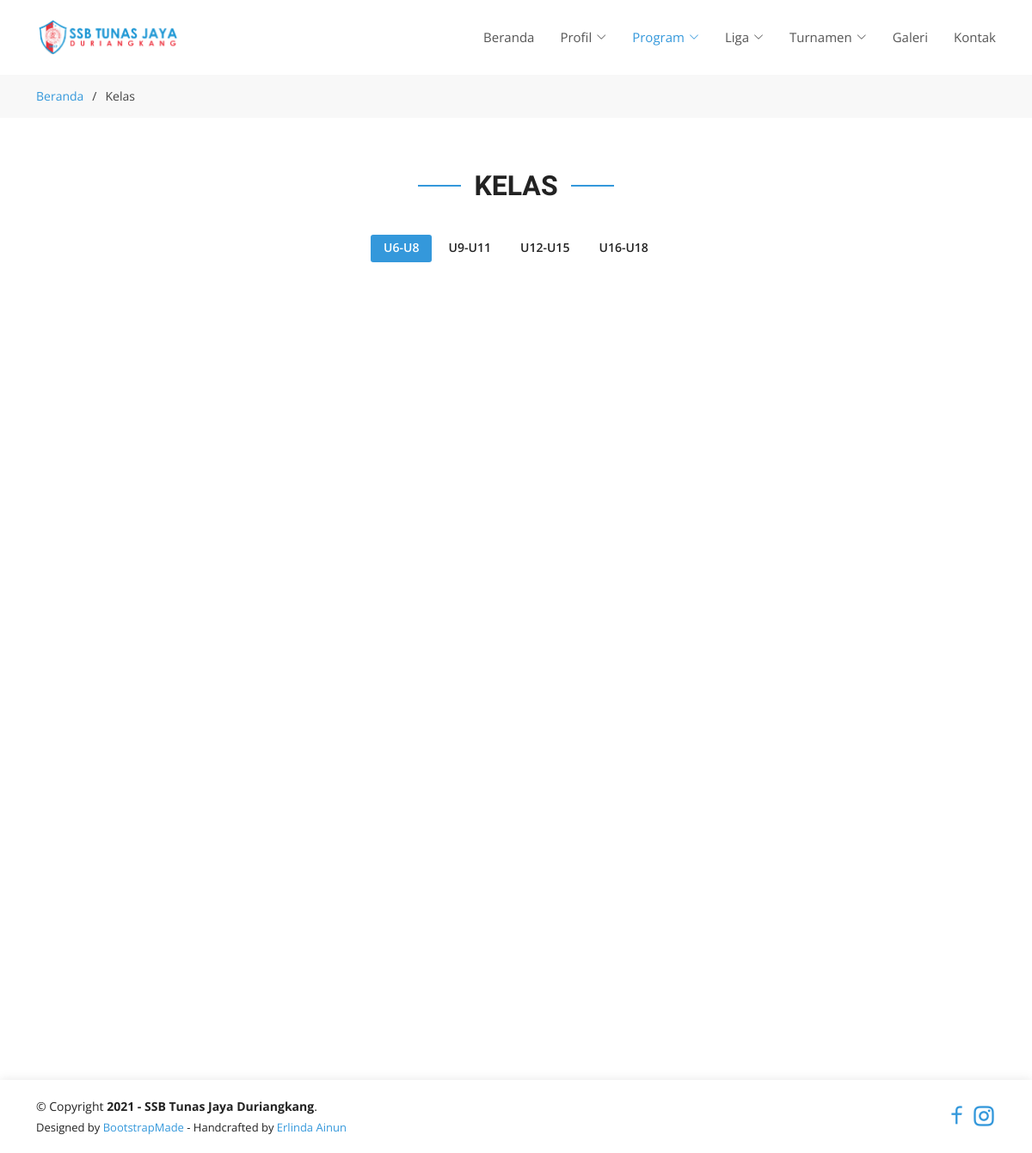
The page /class.php on the database as committed earlier.
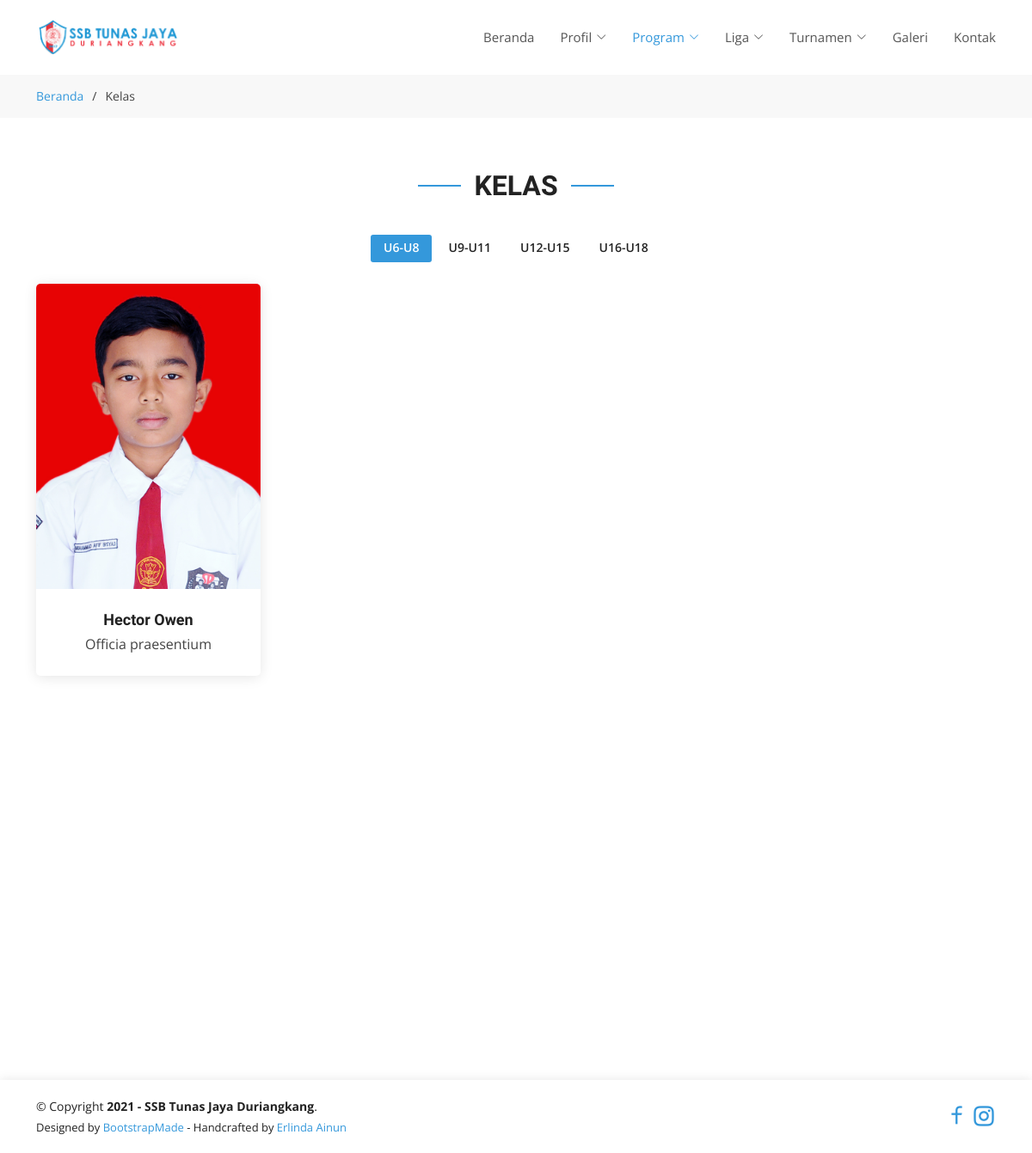
The same page on the database as committed later.
### tables this page shows
CREATE TABLE `members` (
  `id` int(11) NOT NULL,
  `name` varchar(255) DEFAULT NULL,
  `nisn` int(20) DEFAULT NULL,
  `birth_date` date DEFAULT NULL,
  `birth_place` varchar(255) DEFAULT NULL,
  `class_type` varchar(255) DEFAULT NULL,
  `gender_id` int(10) UNSIGNED NOT NULL,
  `religion` varchar(45) DEFAULT NULL,
  `address` varchar(45) DEFAULT NULL,
  `height` varchar(45) DEFAULT NULL,
  `weight` varchar(45) DEFAULT NULL,
  `phone_number` varchar(45) DEFAULT NULL,
  `image_path` text DEFAULT NULL,
  `position` varchar(45) DEFAULT NULL,
  `reason` varchar(45) DEFAULT NULL,
  `notes` varchar(255) DEFAULT NULL,
  `status` varchar(32) DEFAULT NULL,
  `created_at` timestamp NULL DEFAULT NULL,
  `updated_at` timestamp NULL DEFAULT NULL
);

### class.php (the view, shortened to what this page needs)
<!DOCTYPE html>
<html lang="en">
<head>
  <?php include 'connection.php'; ?>
  <link href="assets/vendor/aos/aos.css" rel="stylesheet">
  <link href="assets/vendor/bootstrap/css/bootstrap.min.css" rel="stylesheet">
  <link href="assets/vendor/bootstrap-icons/bootstrap-icons.css" rel="stylesheet">
  <link href="assets/vendor/boxicons/css/boxicons.min.css" rel="stylesheet">
  <link href="assets/vendor/glightbox/css/glightbox.min.css" rel="stylesheet">
  <link href="assets/vendor/remixicon/remixicon.css" rel="stylesheet">
  <link href="assets/vendor/swiper/swiper-bundle.min.css" rel="stylesheet">
  <link href="assets/css/style.css" rel="stylesheet">
</head>
<body>
  <?php include 'header.php'; ?>
  <main id="main">
    <section id="breadcrumbs" class="breadcrumbs">
      <div class="container">
        <div class="d-flex justify-content-between align-items-center">
          <ol>
            <li><a href="/">Beranda</a></li>
            <li>Kelas</li>
          </ol>
        </div>
      </div>
    </section>
    <section id="portfolio" class="portfolio">
      <div class="container">
        <div class="section-title" data-aos="fade-up">
          <h2>Kelas</h2>
        </div>
        <div class="row aos-init" data-aos="fade-up" data-aos-delay="100">
          <div class="col-lg-12 d-flex justify-content-center">
            <ul id="portfolio-flters">
              <li data-filter=".filter-U6-U8" class="filter-active">U6-U8</li>
              <li data-filter=".filter-U9-U11">U9-U11</li>
              <li data-filter=".filter-U12-U15">U12-U15</li>
              <li data-filter=".filter-U16-U18">U16-U18</li>
            </ul>
          </div>
        </div>
        <div class="row portfolio-container aos-init" data-aos="fade-up" data-aos-delay="200" style="position: relative; height: 891px;">
          <?php
          $sql = 'SELECT * FROM `members`';
          $result = $conn->query($sql);
          while ($row = $result->fetch_assoc()) {
            $image_path = str_replace('..', '', $row['image_path']);
            $src = 'http://' . $_SERVER['HTTP_HOST'] . $image_path;
          ?>
            <div class="col-lg-3 col-md-6 portfolio-item filter-<?php echo $row['class_type'] ?>" style="position: absolute; left: 0px; top: 0px;">
              <div class="member aos-init aos-animate" data-aos="fade-up" data-aos-delay="100">
                <div class="member-img">
                  <img src="<?php echo $src ?>" class="img-fluid" alt="">
                </div>
                <div class="member-info">
                  <h4><?php echo $row['name'] ?></h4>
                  <span><?php echo $row['position'] ?></span>
                </div>
              </div>
            </div>
          <?php } ?>
        </div>
      </div>
    </section>
  </main>
  <?php include 'footer.php'; ?>
</body>
</html>

Rows that differ between the two databases and show on the page:
added members: image_path (picture), name "Hector Owen", position "Officia praesentium"
